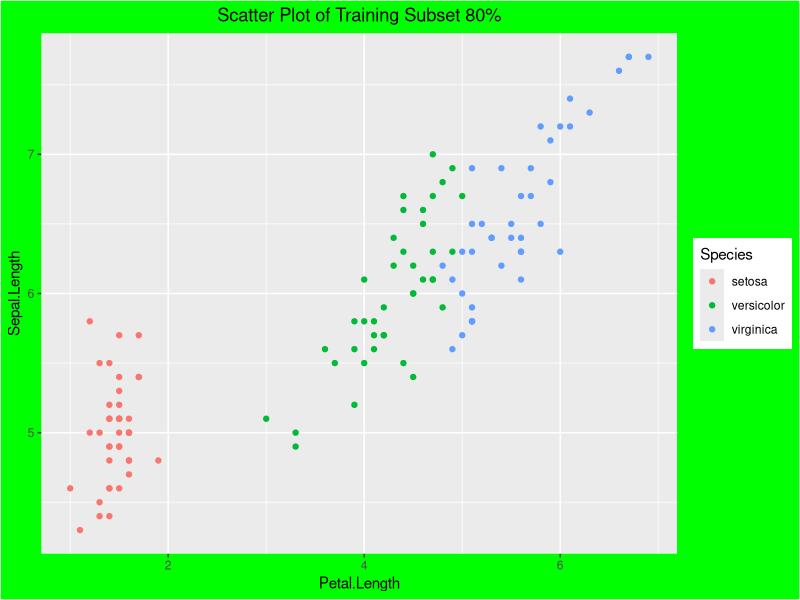
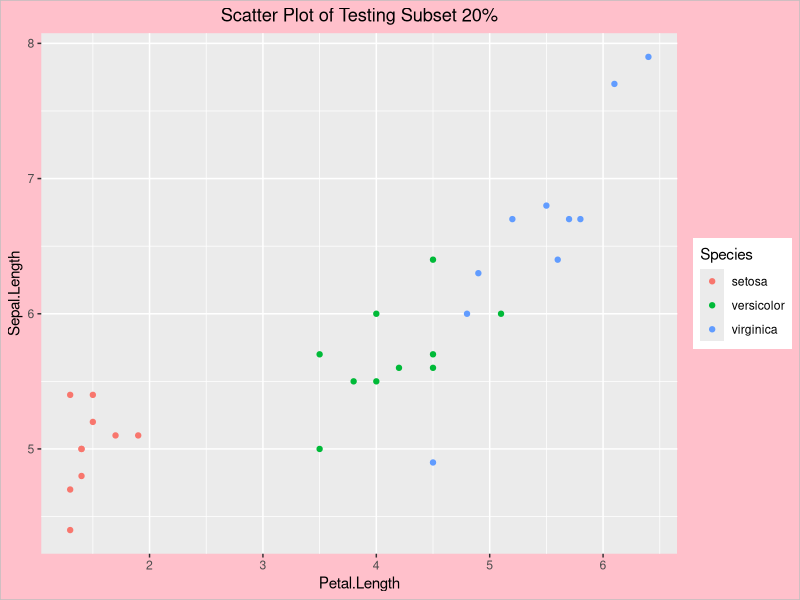
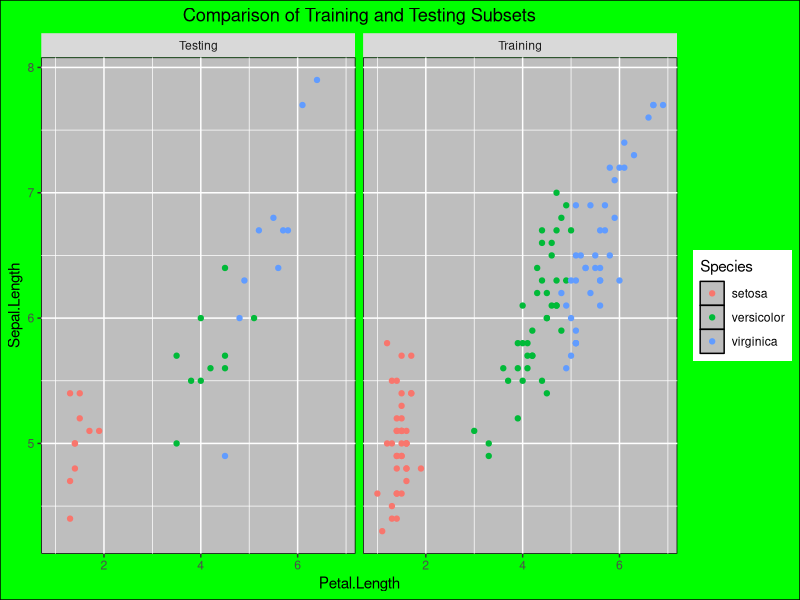

Write the R code that produced these figures, in order. (Note: this script raises an error after producing the figures.)


# Importing libraries
install.packages("e1071")
library(e1071)
library(datasets) # Contains the Iris data set
library(caret)# Package for machine learning algorithms / CARET stands for Classification And REgression Training
library(dplyr)
# Importing the Iris data set
data(iris)

# Check to see if there are missing data?
sum(is.na(iris))

# To achieve reproducible model; set the random seed number
set.seed(100)

# Performs stratified random split of the data set
TrainingIndex <- createDataPartition(iris$Species, p=0.8, list = FALSE,times = 1)
TrainingSet <- iris[TrainingIndex,] # Training Set
TestingSet <- iris[-TrainingIndex,] # Test Set

# Compare scatter plot of the 80 and 20 data subsets
library(ggplot2)
ggplot(TrainingSet, aes(y=Sepal.Length, x= Petal.Length, col= Species))+geom_point()+labs(title="Scatter Plot of Training Subset 80%")+
  theme(
  plot.background = element_rect(fill = "green", color= "white"))+theme(
    plot.title = element_text(hjust = 0.5) # Center-align the title
  )
  

# Scatter plot for the testing subset
ggplot(TestingSet, aes(x = Petal.Length, y = Sepal.Length, col= Species)) +
  geom_point() +
  labs(title = "Scatter Plot of Testing Subset 20%")+
  theme(
    plot.background = element_rect(fill= "pink", color= "grey")
  )+theme(plot.title = element_text(hjust=0.5))
#Comparing the two subsets
# Add a new column to indicate the data subset
TrainingSet$Subset <- "Training"
TestingSet$Subset <- "Testing"
# Combine the training and testing subsets into one data frame
combined_data <- rbind(TrainingSet, TestingSet)

ggplot(combined_data, aes(x = Petal.Length, y = Sepal.Length, color = Species)) +
  geom_point() +
  labs(title = "Comparison of Training and Testing Subsets") +
  theme(panel.background = element_rect(fill ="grey", color="black"))+theme(
    plot.background = element_rect(fill= "green", color= "black"))+theme(plot.title = element_text(hjust=0.5))+
  facet_wrap(~ Subset)

# SVM model (polynomial kernel)

# Build Training model
factor_levels<-sapply(TrainingSet, function(x) if(is.factor(x)) levels(x))
print(factor_levels)
single_level_factors <- sapply(TrainingSet, function(x) !(is.factor(x) && length(nlevels(x)) == 1))
print(single_level_factors)
# Assuming you have a data frame called `TrainingSet` and a vector `single_level_factors`
# containing the names of single-level factors
single_level_factors <- as.numeric(single_level_factors)

print(single_level_factors)# Now you can proceed with your analysis using the cleaned TrainingSet


levels(TrainingSet$Species)

class(TrainingSet$Species)

table(TrainingSet$Species)
TrainingSet$Species <- as.factor(TrainingSet$Species)
nlevels(TrainingSet$Species) # counts the no. of levels in the Species column
# Check structure and levels
str(TrainingSet$Species)


# Build CV model
Model.cv <- train(Species ~., data = TrainingSet,
                  method = "svmPoly",
                  na.action = na.omit,
                  preProcess = c("scale", "center"),
                  trControl = trainControl(method = "cv", number = 10),
                  tuneGrid = data.frame(degree = 1, scale = 1, C = 1)
)

# Apply model for prediction
Model.training <-predict(Model, TrainingSet) # Apply model to make prediction on Training set
Model.testing <-predict(Model, TestingSet) # Apply model to make prediction on Testing set
Model.cv <-predict(Model.cv, TrainingSet) # Perform cross-validation

# Model performance (Displays confusion matrix and statistics)
Model.training.confusion <-confusionMatrix(Model.training, TrainingSet$Species)
Model.testing.confusion <-confusionMatrix(Model.testing, TestingSet$Species)
Model.cv.confusion <-confusionMatrix(Model.cv, TrainingSet$Species)

print(Model.training.confusion)
print(Model.testing.confusion)
print(Model.cv.confusion)

# Feature importance
Importance <- varImp(Model)
plot(Importance)
plot(Importance, col = "red")
